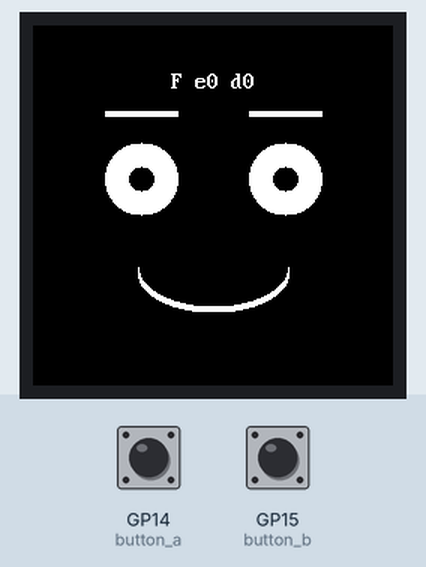
Simulated run of this program. Board: Raspberry Pi Pico running MicroPython. On the bench: 240×240 colour display. The inputs (shaded band) are chosen by the test bench; at power-on: GP14 (button_a) HIGH, GP15 (button_b) HIGH. Library files of the repository ran but are not shown: vga1_8x16.py, vga1_bold_16x32.py; what the program prints to the serial console is not drawn.

Above: at 1.4 s.
1.5 s: GP14 (button_a) pulled LOW for 0.15 s
At 2.92 s:
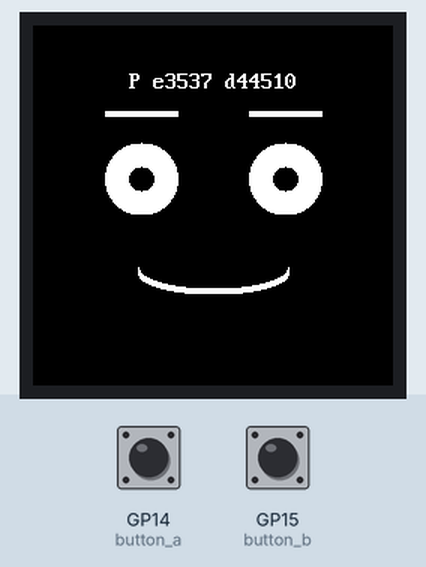
4.2 s: GP15 (button_b) pulled LOW for 0.15 s
At 4.71 s:
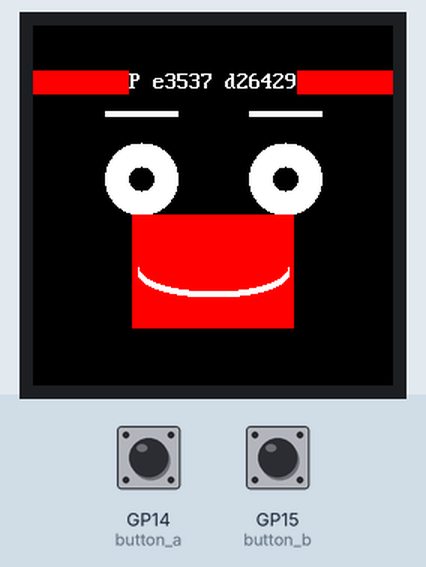
7.0 s: GP14 (button_a) pulled LOW for 1 s
At 8.22 s:
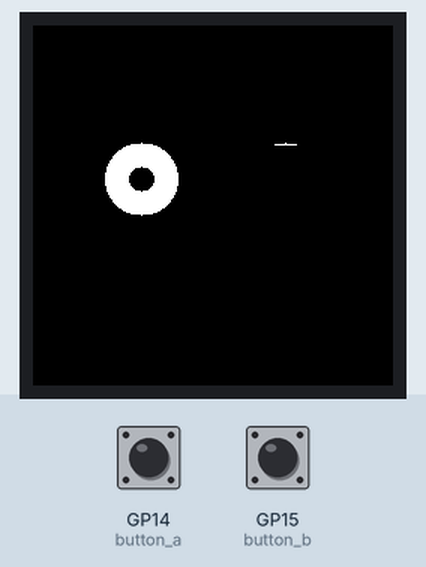
10.5 s: GP15 (button_b) pulled LOW for 0.15 s
At 11.03 s:
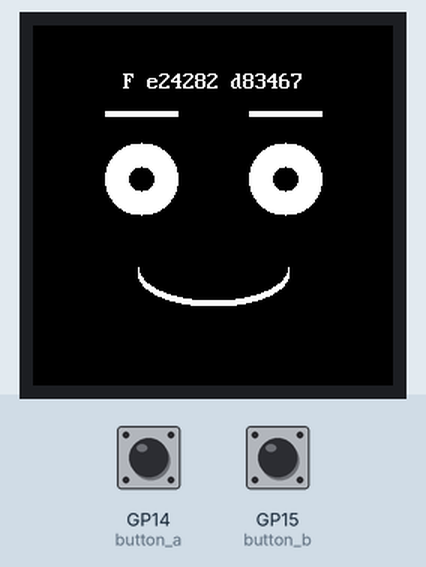
Timing chart, 0 to 13.3 s (numbered marks = the images above; inputs shaded):
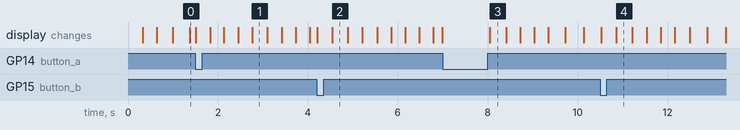

Measured:
- after the input at 7.0 s, the display: changes after 1.0 s (image 3)
- after the input at 10.5 s, the display: first differs from a run without the input after 0.36 s (image 4)

The program:

29-partial-redraw.py
```python
# Lab 29: Only Redraw What Changed -- Decomposition, Then Measurement
#
# Every animation in this kit so far has been careful about this, and now
# you find out why. Wiping the whole screen and rebuilding the whole face
# to move ONE curve means sending 115,200 bytes to erase, plus every
# pixel of every eye, eyebrow, and mouth, over and over -- to change a
# few hundred pixels that actually differ.
#
# Ask the decomposition question -- WHICH PIXELS ACTUALLY CHANGE? -- and
# you can erase a small rectangle instead of the whole screen. That is
# how every video codec, every game engine, and every windowing system on
# earth stays fast.
#
# Then ask the second question, the one that separates a guess from
# engineering: DID IT HELP, AND BY HOW MUCH? Button A toggles between
# full and partial redraw while the screen reports two timings in
# microseconds:
#
#   ers    time spent erasing -- a full screen, or one small box
#   drw    time spent drawing the face parts back
#
# THE RESULT IS DIFFERENT FROM THE OLED KIT'S, AND THAT IS THE POINT.
# There, the frame buffer had to be shipped in full every time no matter
# what, so the saving was real but small and the honest conclusion was
# "you optimized the cheap part." Here there is no frame buffer. Every
# pixel you skip is a pixel you never send. Predict what that does to the
# numbers before you press the button.

import config
import face
from utime import ticks_us, ticks_diff, sleep_ms

button_a, button_b = config.init_buttons()

display = face.display

# Everything above happens where you cannot see it, because erasing paints
# black onto black. Set this and every erase() box becomes a colored
# rectangle with the redrawn part sitting on top of it:
#
#     face.DEBUG_ERASE = config.RED
#
# Do it. In full mode the whole circle turns red every frame, because
# that is genuinely what a full wipe repaints. In partial mode a single
# small rectangle sits around the mouth and nothing else moves. The
# microsecond numbers below say the same thing, but the red rectangle is
# the one students remember -- and it costs nothing, because a red pixel
# and a black pixel are both two bytes.
#
# Button B toggles it while the program runs.
face.DEBUG_ERASE = None

MOUTH_MIN = 6
MOUTH_MAX = 30

# The bounding box of the mouth: the only part of the face this animation
# touches. Everything outside it is identical from frame to frame, so
# there is no reason to erase it. Work these numbers out from the mouth's
# center and radii, then add a few pixels of margin for safety.
MOUTH_RADIUS_X = 50
MOUTH_BOX_X = face.HALF_WIDTH - MOUTH_RADIUS_X - 4
MOUTH_BOX_Y = face.MOUTH_Y - MOUTH_MAX - face.STROKE - 4
MOUTH_BOX_W = (MOUTH_RADIUS_X + 4) * 2
MOUTH_BOX_H = (MOUTH_MAX + face.STROKE + 4) * 2

SAMPLES = 10

partial = False
mouth_ry = MOUTH_MIN
step = 2

erase_total = 0
draw_total = 0
samples = 0
erase_us = 0
draw_us = 0


def erase_everything():
    """The way the OLED labs did it: wipe the entire screen.

    This goes through face.erase() rather than face.clear() so that
    DEBUG_ERASE colors it. Same pixels either way -- but when the whole
    circle flashes red on every frame, nobody has to be talked into
    believing a full wipe is expensive."""
    face.erase(0, 0, face.WIDTH, face.HEIGHT)


def erase_changed_only():
    """Blank only the box the mouth lives in."""
    face.erase(MOUTH_BOX_X, MOUTH_BOX_Y, MOUTH_BOX_W, MOUTH_BOX_H)


def draw_everything():
    """Rebuild the whole face from nothing."""
    face.eyes(24, 24)
    face.eyebrows(0, 0, lift=5)
    face.mouth(face.SMILE, MOUTH_RADIUS_X, mouth_ry)
    draw_hud()


def draw_changed_only():
    """The same picture, built by redrawing only the mouth. The eyes and
    eyebrows are simply left alone -- they are already correct on the
    glass from the last frame."""
    face.mouth(face.SMILE, MOUTH_RADIUS_X, mouth_ry)
    draw_hud()


def draw_hud():
    mode = "P" if partial else "F"
    face.erase_label(face.LABEL_Y)
    face.label(mode + " e" + str(erase_us) + " d" + str(draw_us))


def draw_static_parts():
    """Partial redraw only works if the pixels it is NOT touching are
    already right. Call this once when switching modes to lay down a
    correct starting frame."""
    face.clear()
    face.eyes(24, 24)
    face.eyebrows(0, 0, lift=5)
    face.mouth(face.SMILE, MOUTH_RADIUS_X, mouth_ry)
    draw_hud()


draw_static_parts()

while True:
    if face.pressed(button_a):
        face.wait_for_release(button_a)
        partial = not partial
        erase_total = 0
        draw_total = 0
        samples = 0
        print("mode:", "partial" if partial else "full")
        draw_static_parts()

    if face.pressed(button_b):
        face.wait_for_release(button_b)
        # Paint the erase boxes, or stop painting them. Watch the "ers"
        # number while you do: it does not change. Making the work
        # visible did not make it cost more.
        face.DEBUG_ERASE = config.RED if face.DEBUG_ERASE is None else None
        print("debug erase:", "on" if face.DEBUG_ERASE else "off")
        draw_static_parts()

    # Animate the mouth from a thin line to a wide grin and back.
    mouth_ry += step
    if mouth_ry >= MOUTH_MAX or mouth_ry <= MOUTH_MIN:
        step = -step

    started = ticks_us()
    if partial:
        erase_changed_only()
    else:
        erase_everything()
    erase_total += ticks_diff(ticks_us(), started)

    started = ticks_us()
    if partial:
        draw_changed_only()
    else:
        draw_everything()
    draw_total += ticks_diff(ticks_us(), started)

    # Average over several frames. A single reading of anything this fast
    # is mostly noise; an average is a measurement.
    samples += 1
    if samples >= SAMPLES:
        erase_us = erase_total // samples
        draw_us = draw_total // samples
        print("erase:", erase_us, "us   draw:", draw_us,
              "us   partial:", partial)
        erase_total = 0
        draw_total = 0
        samples = 0

    sleep_ms(20)

# What you should find, and why it matters:
#
# Both numbers drop, and the erase number drops enormously -- a full
# screen is 57,600 pixels and the mouth box is a few thousand. On the
# OLED kit the equivalent saving was real but nearly pointless, because
# the driver shipped the entire frame buffer down the wire either way.
#
# Same optimization, same code shape, wildly different payoff. What
# changed was not the idea. It was the hardware underneath it. That is
# why the measuring step is not optional: an optimization is not fast or
# slow on its own, it is fast or slow ON SOMETHING, and the only way to
# know which you have is to look.
#
# Things to try:
#
# 1. Before toggling, PREDICT the ratio. Then look. Then go read the OLED
#    kit's version of this lab and predict what IT will say. Being right
#    about one and wrong about the other is the lesson landing.
#
# 2. Make the mouth box too small -- change MOUTH_BOX_H to 20 -- and watch
#    the grin's corners smear off the edges of the box you forgot to
#    erase. Partial redraw fails loudly when you get the geometry wrong,
#    which is exactly lab 25's ghosting bug wearing a disguise.
#
# 2b. Do exercise 2 again with button B held on, so the erase box is red.
#    The smear is no longer a mystery: the leftover pixels are sitting
#    plainly OUTSIDE a rectangle you can see the edges of. Debugging is
#    much easier when the thing you got wrong is the thing on screen.
#
# 2c. With the red box on, compare the "ers" number to what it was with
#    the box black. It is the same. Color is free here -- a red pixel and
#    a black pixel are both two bytes of RGB565 -- so making your program
#    explain itself cost you nothing at all. That is rarer than it
#    sounds, and worth taking when you can get it.
#
# 3. Speed up the wire instead of the drawing. In config.py, drop
#    BAUDRATE to 10_000_000 and run again. Every number here gets worse in
#    proportion, because on this display every number here IS wire time.
#
# 4. Add the eye pupils to the animation so they sweep as well. You now
#    need a third box. At what point does tracking boxes get harder than
#    just redrawing the screen? There is no single right answer, and
#    knowing that is the skill.
```

config.py
```python
# Hardware configuration for the Smartwatch (GC9A01) kit.
# Every numbered lab in this folder imports this file instead of repeating
# pin numbers, so the whole kit only needs to be described in one place.
#
# The display is a 240x240 round IPS LCD driven by a GC9A01 controller over
# SPI. Three things about it are different from the OLED kit, and every
# other difference in this folder follows from these:
#
#   1. IT IS ROUND. The driver still addresses a 240x240 square of pixels,
#      but the bezel hides the corners. Anything outside the circle is
#      drawn, paid for, and never seen. See SAFE_RADIUS below.
#   2. IT IS COLOR. A pixel is a 16-bit RGB565 number, not a 0 or a 1.
#      WHITE is 0xFFFF and BLACK is 0x0000, which is why this kit's faces
#      still look like the OLED kit's faces.
#   3. THERE IS NO FRAME BUFFER. The SSD1306 driver kept the whole screen
#      in RAM and shipped it to the glass when you called show(). This
#      driver has no RAM to spare for 115,200 bytes, so every drawing call
#      goes straight down the wire. There is no show() in this kit. What
#      you draw appears immediately -- and costs immediately.

from machine import Pin, SPI
import gc9a01
from gc9a01 import color565

WIDTH = 240
HEIGHT = 240

# --------------------------------------------------------------------
# WHICH BOARD?
#
# Set BOARD to match what is on your desk. Everything below this line
# follows from it, and nothing else in the kit needs to change.
#
#   "pico"      Raspberry Pi Pico wired to a bare GC9A01 module.
#               This is the kit's default and the wiring that has been
#               CONFIRMED WORKING on real hardware.
#
#   "waveshare" Waveshare RP2040-LCD-1.28 -- an RP2040 with the round
#               display soldered on. Pin numbers taken from the board's
#               documentation; not yet run here.
#
BOARD = "pico"

if BOARD == "pico":
    # Pico + bare GC9A01 module, on SPI0.
    #
    # These are deliberately the same five pins the OLED kit uses, in the
    # same order down the breadboard rail, so a student who has already
    # built the OLED kit can swap the display and keep their wiring
    # habits. Only the last three change meaning: the OLED's RES/DC/CS on
    # 4/5/6 become the GC9A01's DC/CS/RST.
    #
    #   Module pin   Pico pin
    #   ----------   --------
    #   SCL / CLK    GP2
    #   SDA / MOSI   GP3
    #   DC           GP4
    #   CS           GP5
    #   RST          GP6
    #   VCC          3V3
    #   GND          GND
    #   BL           3V3 (tied on, see BL_PIN below)
    SPI_ID = 0
    SCK_PIN = 2
    MOSI_PIN = 3
    DC_PIN = 4
    CS_PIN = 5
    RES_PIN = 6

    # Most bare GC9A01 modules have their backlight permanently on -- the
    # BL pad is tied to 3V3 on the board, or you wired it there yourself.
    # Nothing in software can dim it, so BL_PIN is None and
    # set_backlight() below quietly does nothing.
    #
    # Want software control? Move the module's BL wire off 3V3 and onto a
    # free GPIO, then set BL_PIN to that pin number.
    BL_PIN = None

    # GP25 is the onboard LED on a Raspberry Pi Pico. Lab 00 blinks it.
    LED_PIN = 25

else:
    # Waveshare RP2040-LCD-1.28. The display is soldered to the board, so
    # these are fixed. Note GP10/GP11 are SPI1, not SPI0.
    SPI_ID = 1
    SCK_PIN = 10           # LCD_CLK
    MOSI_PIN = 11          # LCD_DIN
    DC_PIN = 8             # LCD_DC
    CS_PIN = 9             # LCD_CS
    RES_PIN = 12           # LCD_RST

    # On this board GP25 is the BACKLIGHT, not an LED. Any Pico code that
    # toggles GP25 "to blink the onboard LED" will strobe your screen.
    BL_PIN = 25

    # ...and there is no user LED at all.
    LED_PIN = None

# 60 MHz is confirmed working on the "pico" wiring above, including over
# ordinary M-F Dupont jumpers. If you see speckled pixels or torn frames
# -- usually from long, loose, or bundled wires -- step down to
# 20_000_000 and work back up.
BAUDRATE = 60_000_000

# Two momentary push buttons on free GPIO. Each button's other leg goes to
# GND, and PULL_UP holds the pin at 1 until a press pulls it to 0.
#
# GP14 and GP15 are the kit standard across every kit in this repo -- the
# OLED kit, this one, and the sw-gc9b72 kit all use the same two pins, so a
# student who has built one keeps their wiring habits when they swap
# displays. Both are free on either board above.
#
# If you are running on a Cytron Maker Pi RP2040, whose onboard buttons are
# on GP20 and GP21, use config-cytron-rp2040.py instead of editing these.
BUTTON_A_PIN = 14
BUTTON_B_PIN = 15

# RGB565: five bits of red, six of green, five of blue, packed into 16
# bits. The kit draws white on black, but the others are here so you can
# experiment -- and so you can see that BLACK really is just "no light".
#
# color565(red, green, blue) builds any other color from three 0-255
# values, and it is re-exported above so labs can use config.color565().
BLACK = 0x0000
WHITE = 0xFFFF
RED = 0xF800
GREEN = 0x07E0
BLUE = 0x001F
YELLOW = 0xFFE0
CYAN = 0x07FF
MAGENTA = 0xF81F

NO_FILL = 0
FILL = 1

# The geometry of a round screen. The driver addresses a 240x240 square,
# but only the circle inscribed in it is visible.
CENTER_X = WIDTH // 2      # 120
CENTER_Y = HEIGHT // 2     # 120
RADIUS = WIDTH // 2        # 120 -- the physical edge of the glass

# Keep drawing inside this radius. The last few pixels at the rim sit
# under the bezel or curve away from you, so a pixel at radius 119 is
# technically lit and practically invisible.
SAFE_RADIUS = 112

# Fonts live in lib/ alongside the driver. Unlike framebuf, this driver
# has no built-in font -- text() takes a font MODULE as its first
# argument, so you have to pick one and import it.
import vga1_8x16 as SMALL_FONT      # 8 x 16 -- 30 characters across
import vga1_bold_16x32 as BIG_FONT  # 16 x 32 -- 15 characters across

_backlight = None


def init_display():
    """Start the SPI bus and the GC9A01. Returns the display object.

    The backlight pin is only handed to the driver when the board has one
    under software control. Passing it matters on those boards: the
    driver turns it on at the end of initialization, and a GC9A01 with
    its backlight low draws everything correctly and shows you a black
    circle."""
    global _backlight

    spi = SPI(SPI_ID, baudrate=BAUDRATE,
              sck=Pin(SCK_PIN), mosi=Pin(MOSI_PIN))

    if BL_PIN is None:
        _backlight = None
    else:
        _backlight = Pin(BL_PIN, Pin.OUT)

    return gc9a01.GC9A01(
        spi,
        dc=Pin(DC_PIN, Pin.OUT),
        cs=Pin(CS_PIN, Pin.OUT),
        reset=Pin(RES_PIN, Pin.OUT),
        backlight=_backlight,
        rotation=0)


def set_backlight(on):
    """Turn the backlight on or off, where the board allows it.

    Returns True if it actually did something. On a module whose BL pad is
    tied to 3V3 there is no pin to toggle, so this is a no-op -- which is
    worth knowing before you spend an afternoon wondering why your
    brightness control does nothing."""
    if _backlight is None:
        return False
    _backlight.value(1 if on else 0)
    return True


def init_buttons():
    button_a = Pin(BUTTON_A_PIN, Pin.IN, Pin.PULL_UP)
    button_b = Pin(BUTTON_B_PIN, Pin.IN, Pin.PULL_UP)
    return button_a, button_b


def inside_circle(x, y, margin=0):
    """True if (x, y) is somewhere you will actually be able to see it.

    Use this when you are placing something near the rim and are not sure
    whether the bezel will eat it."""
    dx = x - CENTER_X
    dy = y - CENTER_Y
    limit = SAFE_RADIUS - margin
    return dx * dx + dy * dy <= limit * limit
```

Source omitted: face.py (13037 bytes), shapes.py (8824 bytes)
